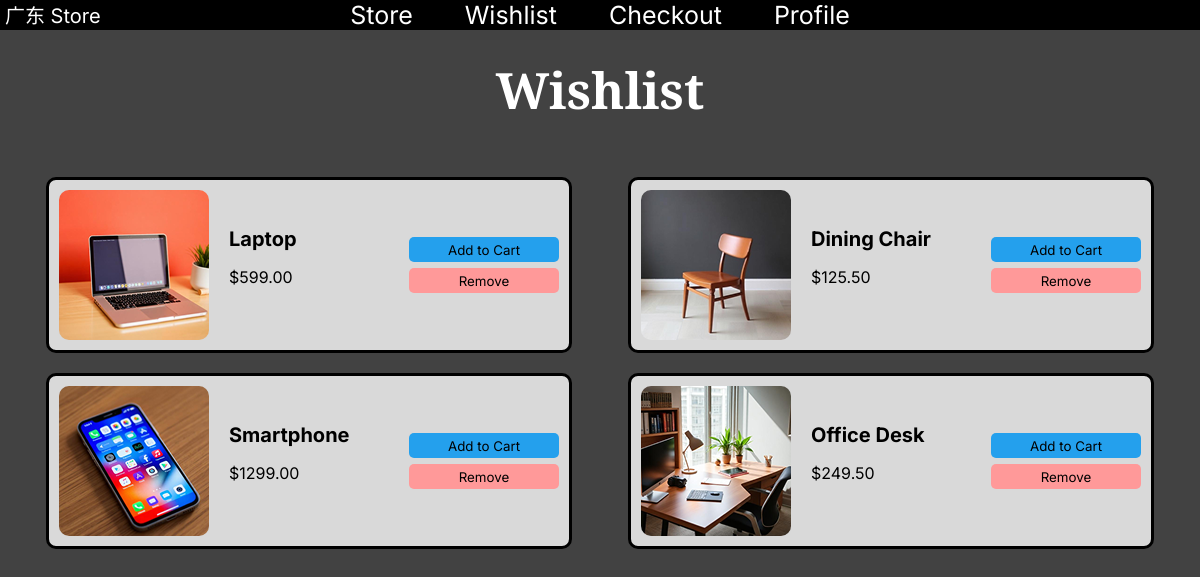
/wishlist (signed in), run on an earlier commit of the app's database.
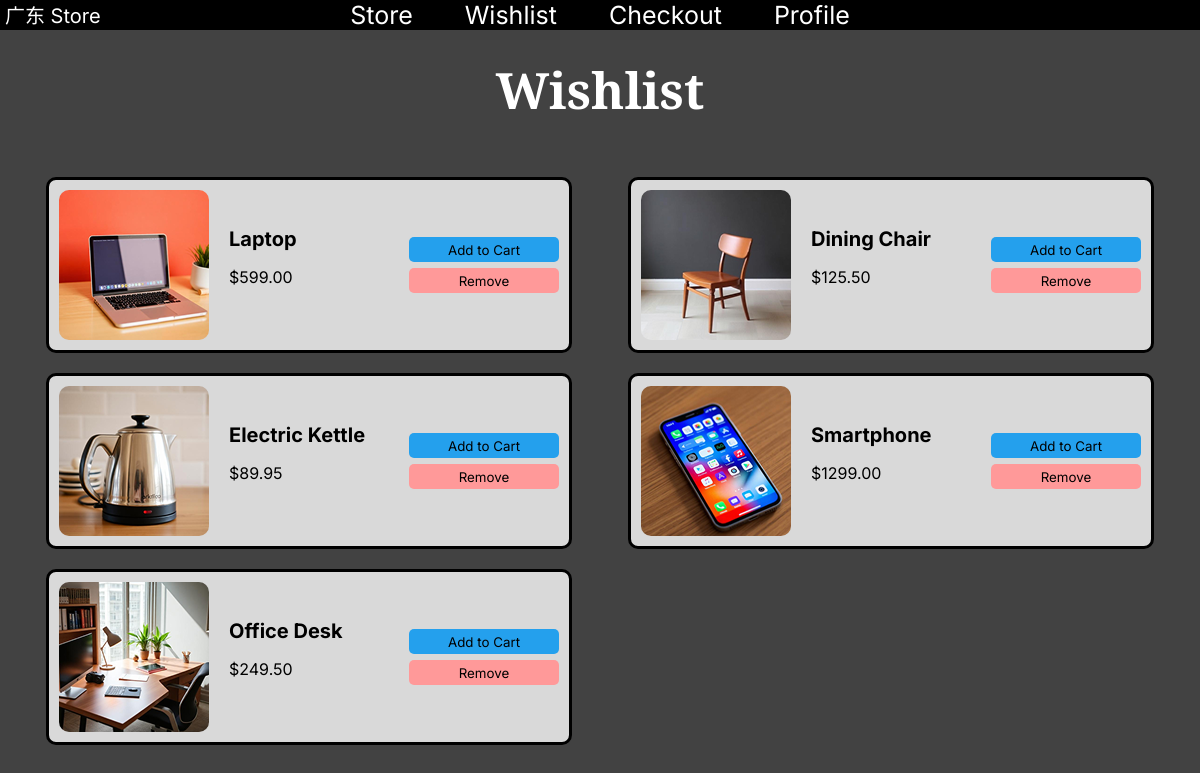
And on a later commit of the database.
### tables this page shows
CREATE TABLE "wishlist" (username TEXT, product_id INTEGER, PRIMARY KEY (username, product_id), FOREIGN KEY (product_id) REFERENCES products (product_id), FOREIGN KEY (username) REFERENCES customers (username));

CREATE TABLE "products" (product_id INTEGER, category_id INTEGER, product TEXT, price DECIMAL, image TEXT, PRIMARY KEY (product_id), FOREIGN KEY (category_id) REFERENCES categories (category_id));

### main.py (the view)
@app.route('/wishlist')
def wishlist():
    if 'user' not in session:
        return render_template('login.html',
                               error="You need to login first to view your wishlist")
    db = get_db()
    cursor = db.cursor()
    query = """
            SELECT products.*, wishlist.username FROM wishlist
            LEFT JOIN products ON products.product_id = wishlist.product_id
            WHERE wishlist.username = ?
    """
    user = session.get('user')
    cursor.execute(query, (user,))
    wishlist_data = cursor.fetchall()
    return render_template('wishlist.html', database=wishlist_data)

### main.py (called while the page is built)
def get_db():
    db = getattr(g, '_database', None)
    if db is None:
        db = g._database = sqlite3.connect(DATABASE)
    return db

@app.teardown_appcontext
def close_connection(exception):
    db = getattr(g, '_database', None)
    if db is not None:
        db.close()

### website/templates/wishlist.html (shortened to what this page needs)
{% extends "layout.html" %}
{% block body %}
<h1>Wishlist</h1>
<div class="wishlist-grid">
{% for product in database %}
    <div class="wishlist-card">
        <img src="{{ product[4] }}" alt="{{ product[2] }}">
        <div class="wishlist-card-text">
            <b>{{ product[2] }}</b>
            <p>${{ "%.2f" | format(product[3] | float) }}</p>
        </div>
        <div class="wishlist-card-buttons">
            <form action="{{ url_for('add_to_cart') }}" method="POST" style="display: inline;">
                <button type="submit">Add to Cart</button>
            </form>
            <br>
            <form action="{{ url_for('remove_from_wishlist') }}" method="POST" style="display: inline;">
                <button type="submit" class="remove">Remove</button>
            </form>
        </div>
    </div>
{% endfor %}
</div>
{% endblock %}

### website/templates/layout.html (shortened to what this page needs)
<!DOCTYPE html>
<html lang="en">
<head>
    <link rel="stylesheet" href="{{ url_for('static', filename='styles.css') }}">
</head>
<body>
    <nav>
        <header>广东 Store</header>
        <a href="{{ url_for('store') }}" class="navbar">Store</a>
        <a href="{{ url_for('wishlist') }}" class="navbar">Wishlist</a>
        <a href="{{ url_for('checkout') }}" class="navbar">Checkout</a>
        {% if session.get('user') %}
            <a href="{{ url_for('profile') }}" class="navbar">Profile</a>
        {% else %}
            <a href="{{ url_for('login') }}" class="navbar">Log In</a>
        {% endif %}
    </nav>
    {% block body %}
    {% endblock %}
</body>
</html>

### website/static/styles.css (style rules this page uses)
body { background-color: #424242; }
header { position: absolute; left: 5px; }
a.navbar { margin-left: 2vw; margin-right: 2vw; text-decoration: none; font-size: 25px; }
nav { background-color: black; margin: -8px; height: 30px; position: sticky; top: 0; }
header, a.navbar, h1, button.disabled, .page-404, .page-405, h2 { color: white }
.product-card, .filters-card, .wishlist-card, .checkout-card, .order-summary-card, .orders-card, .details-card, .login-card, .signup-card { background-color: #D9D9D9; }
h1, h2 { font-family: 'Arvo'; }
header, h3, p, b, a, button, label { font-family: 'Inter'; }
nav, h1, h2, h3, .product-card, .wishlist-card, .checkout-card, .order-summary-card, .orders-card, .login-card, .signup-card, .page-404, .page-405 { text-align: center; }
.filters-card, .wishlist-card-text, .details-card { text-align: left; }
header, h3, b, label, .order-summary-card p { font-size: 20px; }
h1 { font-size: 50px; }
img { width: 150px; border-radius: 10px; }
button { width: 150px; height: 25px; border-width: 0; border-radius: 5px; background-color: #24A0ED; margin: 3px 0; }
button.remove { background-color: #FF9999; }
.wishlist-card { width: 500px; border: 3px solid black; padding: 10px; margin: auto; border-radius: 10px; display: flex; align-items: center; gap: 20px; }
.wishlist-card-buttons { margin-left: auto; }
.wishlist-grid { display: grid; grid-template-columns: repeat(auto-fit, minmax(510px, 1fr)); gap: 20px; padding: 20px; }

What changed in the data, as far as the page shows it:
added wishlist: image (picture), product "Electric Kettle"
now on this page (row unchanged): products: price "89.95"
